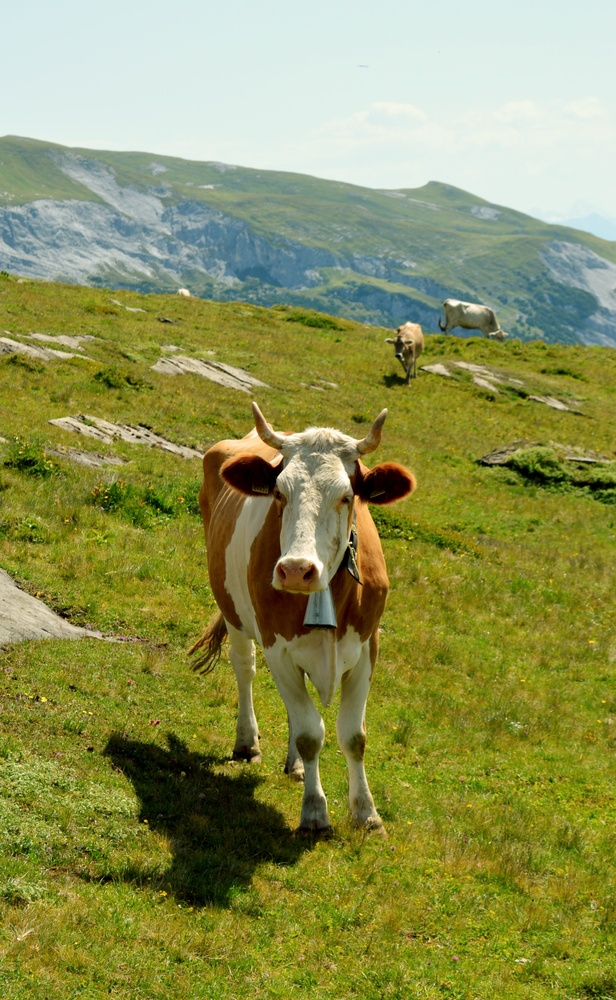
#> input picture teaching/automation/lectures/06-opencv-2/thea.jpg, 616 x 1000 px, shrunk from 2426 x 3936 before the run
$ jupyter execute 06-opencv.ipynb
#> lines starting #> are read from the running program, lines starting #| are printed output that depends on the picture; after the words box and inside, x2 and y2 are one past the last pixel; in counts of white or black regions, pixels touching at a corner belong together
# Automatizace ve fyzice: OpenCV podruhé

Petr Čermák
2024-11-07

## Připojte se

[cermak.science/teaching/automation/lectures/06-opencv-2/](https://cermak.science/teaching/automation/lectures/06-opencv-2/presentation.html)

## Domácí úkol č. 1

Discord –\> @nfpl242_automatizace –\> pište DM

`$vsm_measure PROJECT TOKEN [branch]`

default branch je `master`, PROJECT je číslo projektu

-   robot provede měření,
-   uloží data na server
-   vytriggeruje vaší pipeline
-   dá mi vědět, že jste úkol odevzdali


# Detekce objektů

## Opakování

1.  Načíst soubor

. . .

[cell 1]
import cv2 as cv
img = cv.imread("thea.jpg")
#> img is the input picture: shape (1000, 616, 3); mean B, G, R 85.4, 146.1, 141.6

. . .

1.  Převést do šedé

. . .

[cell 2]
gray = cv.cvtColor(img, cv.COLOR_BGR2GRAY)

. . .

1.  Rozostřit

. . .

[cell 3]
blur = cv.medianBlur(gray, 7)

. . .

1.  Práh nebo Hrany

. . .

[cell 4]
binary = cv.adaptiveThreshold(blur,255,\
  cv.ADAPTIVE_THRESH_GAUSSIAN_C,\
  cv.THRESH_BINARY,11,2)
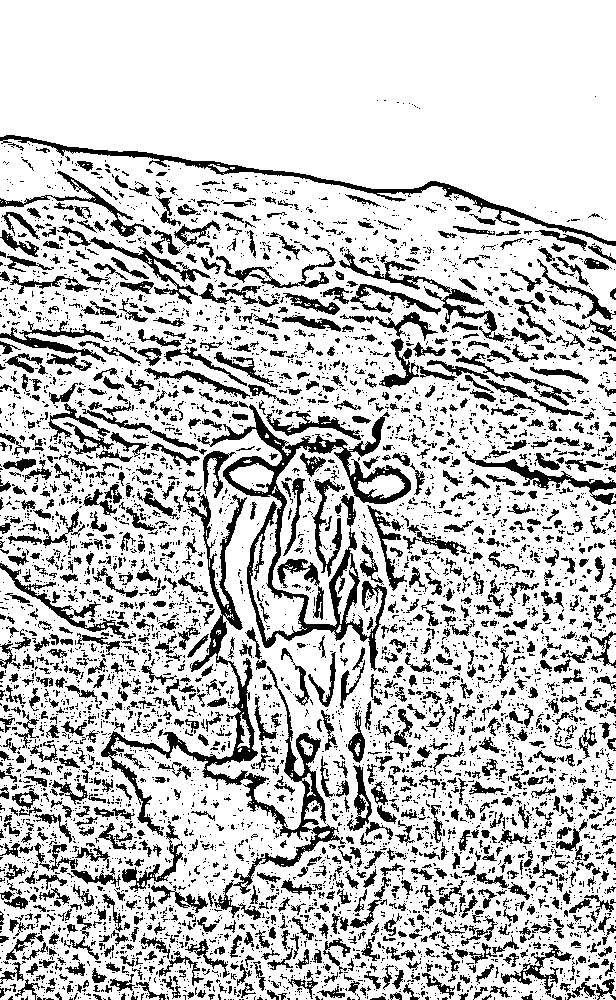
#> binary: shape (1000, 616); 77.1% white; 5735 black regions (4476 under 20 px)

. . .

1.  Obrysy

. . .

[cell 5]
c, _ = cv.findContours(binary, cv.RETR_LIST, cv.CHAIN_APPROX_SIMPLE)
#> c = 8084 contours, 6479 with area under 20; largest, box (x1, y1, x2, y2) and area: (0, 139, 616, 1000) 490771, (0, 0, 616, 241) 108963, (209, 403, 412, 672) 11264, (100, 493, 327, 840) 8424, (89, 236, 211, 305) 1422
print(f'{len(c)} contour(s) found!')
#| 8084 contour(s) found!

## Barevné prostory

[cell 6]
import matplotlib.pyplot as plt
import numpy as np

plt.figure(figsize=(6,7));

# BGR to HSV
hsv = cv.cvtColor(img, cv.COLOR_BGR2HSV)
#> hsv: shape (1000, 616, 3); mean H, S, V 45, 141.4, 150.8
plt.subplot(2,2,1); plt.imshow(hsv)
plt.axis('off')

# BGR to L*a*b
lab = cv.cvtColor(img, cv.COLOR_BGR2LAB)
#> lab: shape (1000, 616, 3); mean of channels 0, 1, 2 149.5, 119, 157.9
plt.subplot(2,2,2); plt.imshow(lab)
plt.axis('off')

# BGR to RGB
rgb = cv.cvtColor(img, cv.COLOR_BGR2RGB)
plt.subplot(2,2,3); plt.imshow(rgb)
plt.axis('off')

# BGR
plt.subplot(2,2,4); plt.imshow(img)
plt.axis('off')

plt.show()
#> figure, not shown here; B, G, R data is drawn as R, G, B

## Jednotlivé složky RGB

[cell 7]
blank = np.zeros(img.shape[:2], dtype='uint8')

b,g,r = cv.split(img)

plt.figure(figsize=(6,7));

blue = cv.merge([b,blank,blank])
green = cv.merge([blank,g,blank])
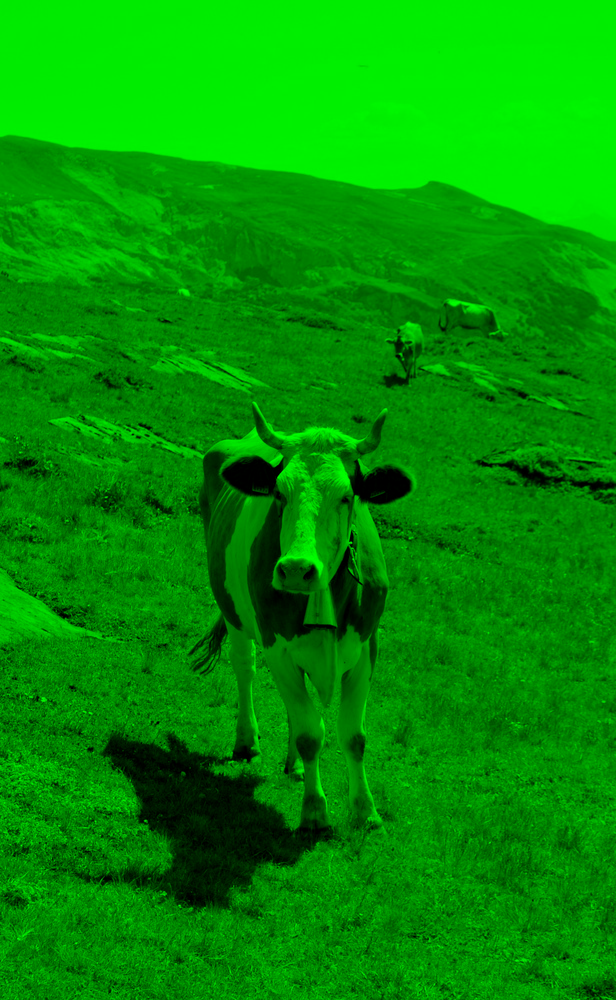
#> green: shape (1000, 616, 3); mean of channels 0, 1, 2 0, 146.1, 0; drawn as B, G, R
red = cv.merge([blank,blank,r])
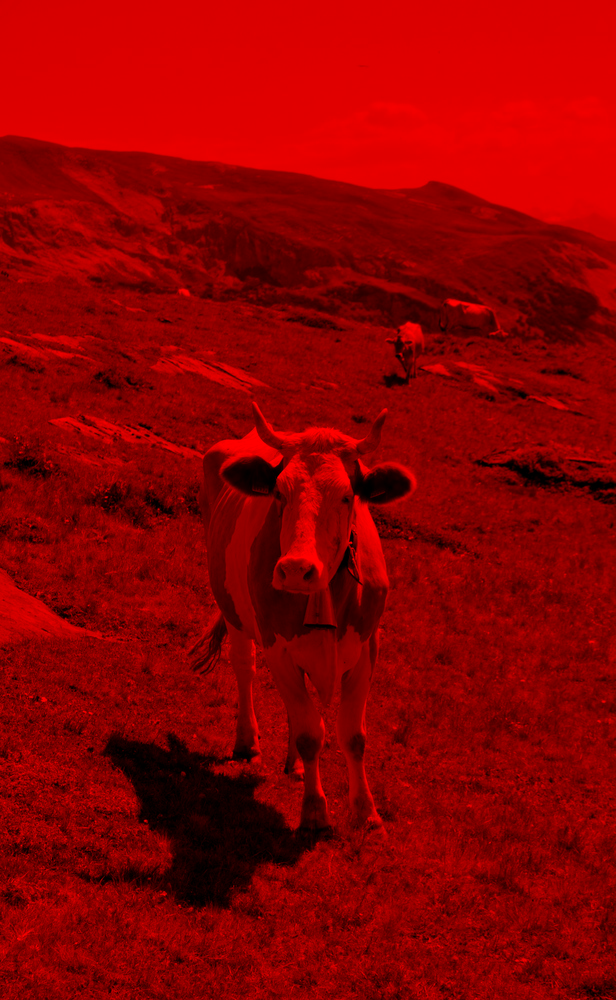
#> red: shape (1000, 616, 3); mean of channels 0, 1, 2 0, 0, 141.6; drawn as B, G, R

plt.subplot(1,3,1);plt.imshow(blue);plt.axis('off')
plt.subplot(1,3,2);plt.imshow(green);plt.axis('off')
plt.subplot(1,3,3);plt.imshow(red);plt.axis('off')

plt.show()

[cell 8]
plt.figure(figsize=(4,3));
plt.imshow(rgb)
plt.axis('off')
plt.show()

## Jednotlivé složky HSV

-   odstín, hue (0 a 360 = červená, 120 = zelená, 240 = modrá).
-   sytost (0 - 100)
-   jas (0 - 100)
-   podobné HSL, což je více pro design

[cell 9]
h,s,v = cv.split(hsv)
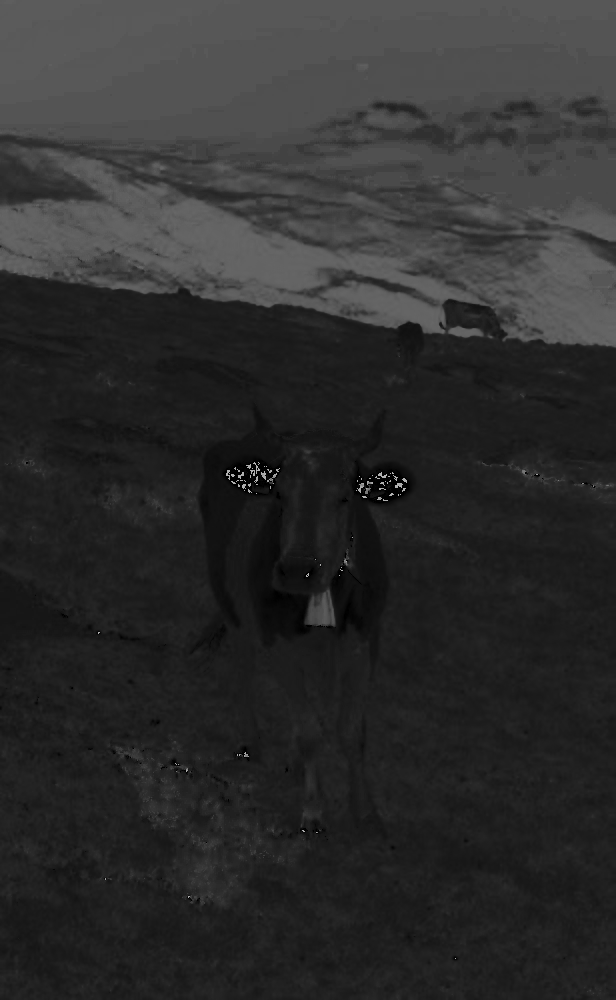
#> h: shape (1000, 616); min 0, max 179, mean 45

plt.figure(figsize=(8,7));

plt.subplot(1,4,1); plt.imshow(h, cmap='gray')
plt.title('hue')
plt.axis('off')

plt.subplot(1,4,2); plt.imshow(s, cmap='gray')
plt.title('saturation')
plt.axis('off')

plt.subplot(1,4,3); plt.imshow(v, cmap='gray')
plt.title('value')
plt.axis('off')

plt.subplot(1,4,4); plt.imshow(rgb)
plt.title('original')
plt.axis('off')

plt.show()

## Jednotlivé složky Lab

-   světelnost (0-100)
-   zelená \<-\> červená (-128 - 127)
-   modrá \<-\> žlutá (-128 - 127)

[cell 10]
h,s,v = cv.split(lab)
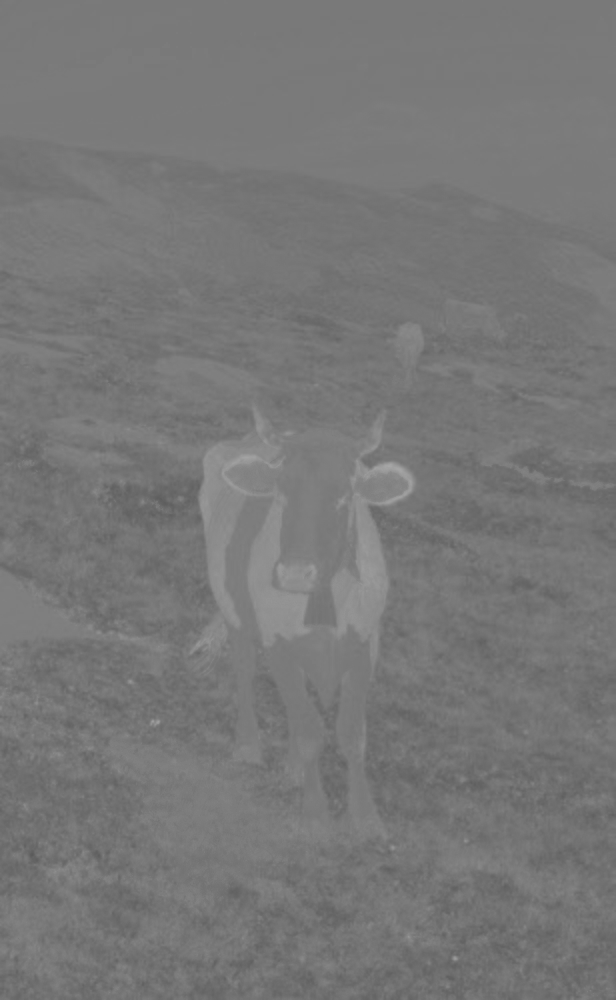
#> s: shape (1000, 616); min 90, max 167, mean 119
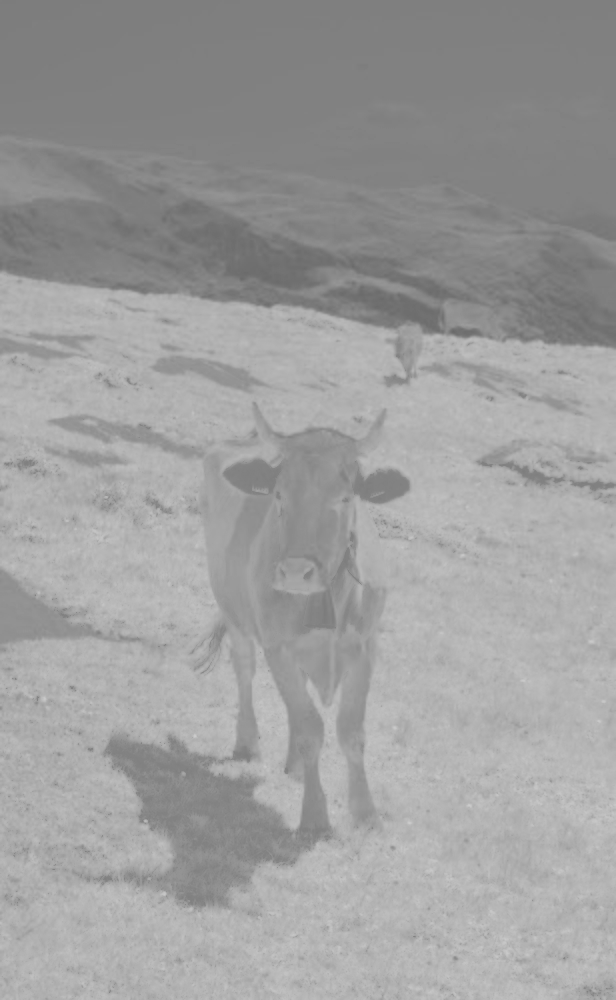
#> v: shape (1000, 616); min 105, max 204, mean 157.9

plt.figure(figsize=(8,7));

plt.subplot(1,4,1); plt.imshow(h, cmap='gray')
plt.title('lightness')
plt.axis('off')

plt.subplot(1,4,2); plt.imshow(s, cmap='gray')
plt.title('a')
plt.axis('off')

plt.subplot(1,4,3); plt.imshow(v, cmap='gray')
plt.title('b')
plt.axis('off')

plt.subplot(1,4,4); plt.imshow(rgb)
plt.title('original')
plt.axis('off')

plt.show()

## Histogramy

[cell 11]
import matplotlib.pyplot as plt
import numpy as np
plt.figure(figsize=(4,2));
plt.imshow(rgb);plt.axis('off')
plt.show()

. . .

[cell 12]
gray_hist = cv.calcHist(
  [gray], # zdroj
  [0],    # kanál
  None,   # maska
  [256],  # počet binů
  [0,256] # rozsah
)
#> gray_hist = 256 values, max 18891 at index 232, min 2 at index 255, mean 2406.2

plt.figure(figsize=(4,3))
plt.title('Šedivý Histogram')
plt.xlabel('Biny')
plt.ylabel('# of pixelů')
plt.plot(gray_hist)
plt.xlim([0,256])
plt.show()
#> figure, not shown here; curve peaks at x = 232, y = 18891

## Histogramy

[cell 13]
plt.figure()
plt.title('Barevný Histogram')
plt.xlabel('Biny')
plt.ylabel('# of pixelů')
colors = ('b', 'g', 'r')
for i,col in enumerate(colors):
    hist = cv.calcHist([img], [i],
       None, [256], [0,256])
    plt.plot(hist, color=col)
    plt.xlim([0,256])
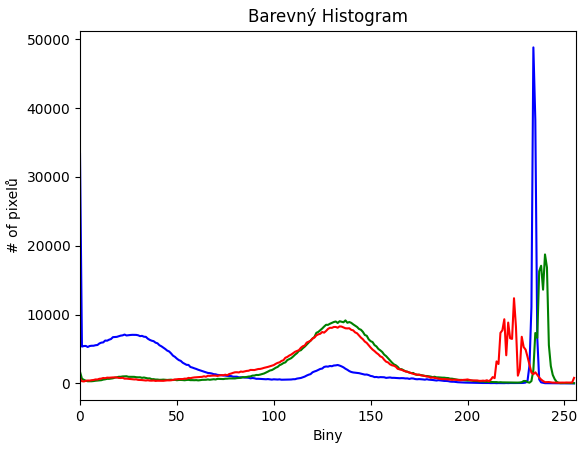
#> figure drawn by matplotlib, 1 panel; curve peaks at x = 234, y = 48815; curve peaks at x = 240, y = 18735; curve peaks at x = 224, y = 12374

# Detekce a kategorizace

## Haar cascade

> Viola, P. and Jones, M. Rapid object detection using a boosted cascade
> of simple features. Proceedings of CVPR 2001 (Vol. 1, 2001)
> [doi:10.1109/CVPR.2001.990517](https://ieeexplore.ieee.org/document/990517)

-   data se natrénují na setu obrázků s objektem a bez objektu
-   obrázek procházen jádrem s nějakým Haarovým rysem
    -   odečítá se intenzita pod černým - bílým polem
    -   různé velikosti jader - mnoho rysů obrázku
-   rysy promazány a protříděny do etap
-   kaskádové - kde nic není, vyhodnotí se to rychle jako prázdno

## Detekce obličejů

OpenCV obsahuje [předučená
data](https://github.com/opencv/opencv/tree/master/data/haarcascades).

[cell 14]
people = cv.imread('people.jpg')
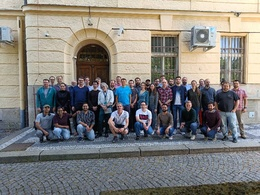
#> input picture teaching/automation/lectures/06-opencv-2/people.jpg, 260 x 195 px, shrunk from 1024 x 768 before the run
#> people is the input picture: shape (195, 260, 3); mean B, G, R 123.4, 127.3, 129.8
people = cv.cvtColor(people, cv.COLOR_BGR2RGB)
gray = cv.cvtColor(people, cv.COLOR_BGR2GRAY)
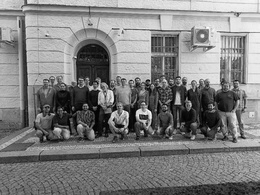
#> gray: shape (195, 260); min 0, max 255, mean 126.4
#gray = cv.equalizeHist(gray)
haar_cascade = cv.CascadeClassifier('haar_face.xml')
faces_rect = haar_cascade.detectMultiScale(
  gray, scaleFactor=1.06, minNeighbors=4)
#> faces_rect = [[142, 43, 43, 43]]
for (x,y,w,h) in faces_rect:
    cv.rectangle(people, (x,y), (x+w,y+h),
                 (0,255,0), thickness=2)
#> this loop made 1 pass
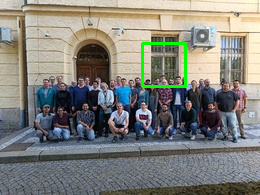
#> people: shape (195, 260, 3); mean R, G, B 128.3, 128.4, 122.1

print(f'Nalezeno {len(faces_rect)} obličejů.')
#| Nalezeno 1 obličejů.
plt.figure(figsize=(8,6));
plt.imshow(people)
plt.axis('off')
plt.show()
